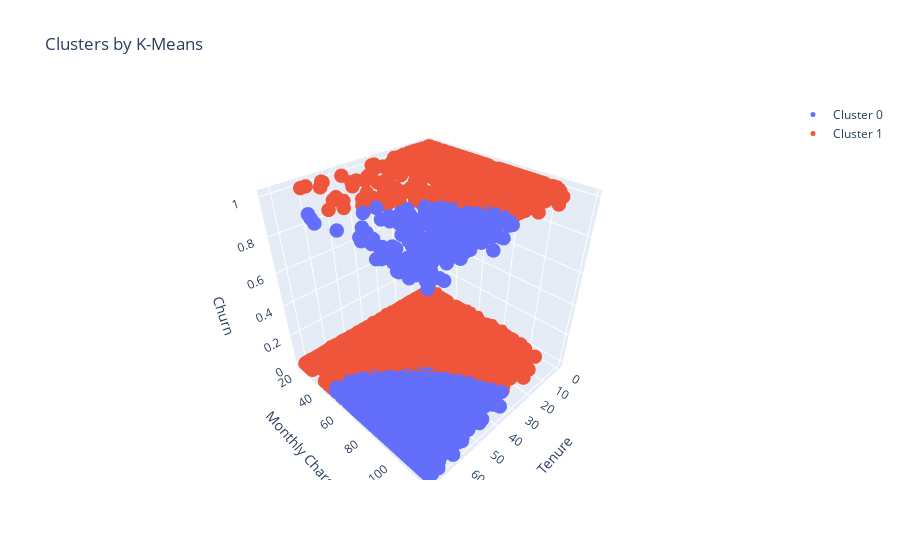

The code cell stored with this chart in its notebook:
### Code cell
#Visualizing 3d plot of Tenure, Monthly Charges and Churn
import plotly as py
import plotly.graph_objs as go

def tracer(db, n, name):
    '''
    This function returns trace object for Plotly
    '''
    return go.Scatter3d(
        x = db[db['KM_Clus']==n]['tenure'],
        y = db[db['KM_Clus']==n]['MonthlyCharges'],
        z = db[db['KM_Clus']==n]['Churn'],
        mode = 'markers',
        name = name,
        marker = dict(
            size = 5
        )
     )

trace0 = tracer(df2, 0, 'Cluster 0')
trace1 = tracer(df2, 1, 'Cluster 1')
trace2 = tracer(df2, 2, 'Cluster 2')
trace3 = tracer(df2, 3, 'Cluster 3')
trace4 = tracer(df2, 4, 'Cluster 4')

data = [trace0, trace1, trace2, trace3, trace4]

layout = go.Layout(
    title = 'Clusters by K-Means',
    scene = dict(
            xaxis = dict(title = 'Tenure'),
            yaxis = dict(title = 'Monthly Charges'),
            zaxis = dict(title = 'Churn')
        )
)

fig = go.Figure(data=data, layout=layout)
py.offline.iplot(fig)

### Figure 1 — Plotly figure (JSON) as saved in the notebook; plotly's stock layout.template omitted (floating-point values rounded to 4 significant figures; data arrays with more than 128 entries replaced by an {"elided": "..."} marker saying what was removed)
{"data": [{"marker": {"size": 5}, "mode": "markers", "name": "Cluster 0", "type": "scatter3d", "x": {"elided": "2092 int values"}, "y": {"elided": "2092 float values"}, "z": {"elided": "2092 int values"}}, {"marker": {"size": 5}, "mode": "markers", "name": "Cluster 1", "type": "scatter3d", "x": {"elided": "4951 int values"}, "y": {"elided": "4951 float values"}, "z": {"elided": "4951 int values"}}, {"marker": {"size": 5}, "mode": "markers", "name": "Cluster 2", "type": "scatter3d", "x": [], "y": [], "z": []}, {"marker": {"size": 5}, "mode": "markers", "name": "Cluster 3", "type": "scatter3d", "x": [], "y": [], "z": []}, {"marker": {"size": 5}, "mode": "markers", "name": "Cluster 4", "type": "scatter3d", "x": [], "y": [], "z": []}], "layout": {"scene": {"xaxis": {"title": {"text": "Tenure"}}, "yaxis": {"title": {"text": "Monthly Charges"}}, "zaxis": {"title": {"text": "Churn"}}}, "title": {"text": "Clusters by K-Means"}}}
